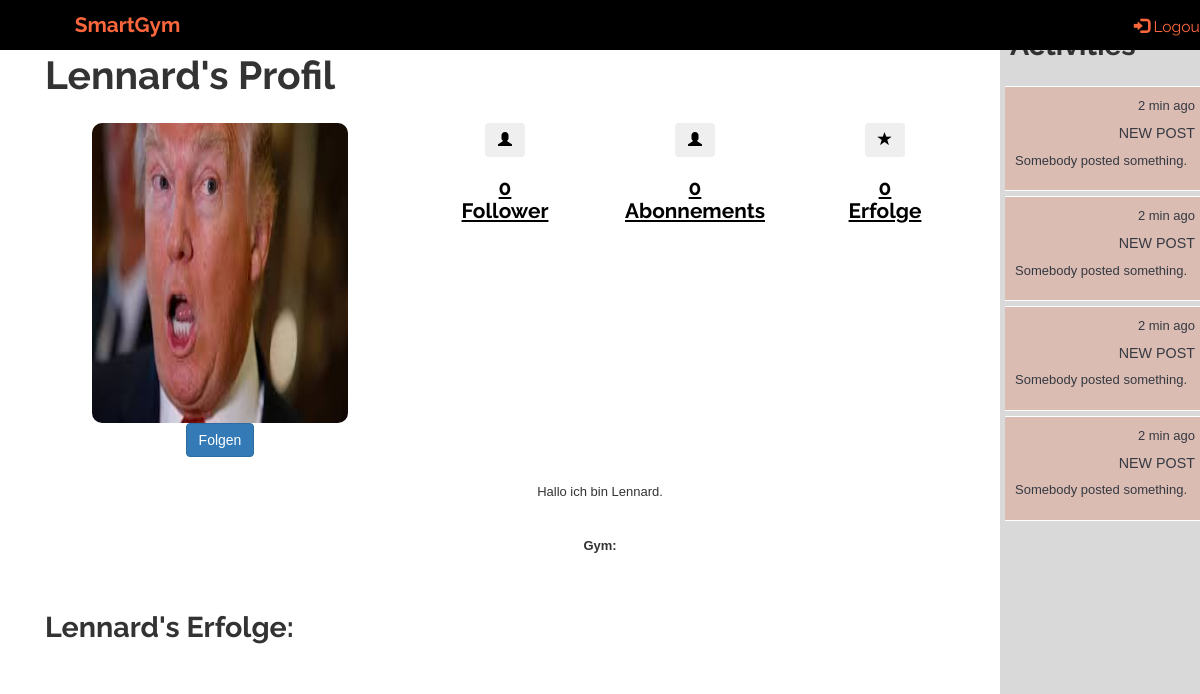
/tracker/profile/2 (signed in), run on the app's committed database.
### tracker/models.py (models this page shows, shortened)
class Profile(models.Model):
    user = models.OneToOneField(User, primary_key=True, on_delete=models.CASCADE)
    bio = models.TextField(max_length=500, blank=True, help_text="Beschreibung.")
    profile_image = models.ImageField(upload_to=get_image_path, blank=True, null=True)
    def get_follows_connections(self):
        connections = Connection.objects.filter(follower=self.user)
        return connections
    class Meta:
        abstract = True

class UserProfile(Profile):
    date_of_birth = models.DateField(null=False, blank=False)
    gym = models.ManyToManyField('GymProfile', blank=True)
    rfid_tag = models.CharField('RFID', max_length=10, blank=True, null=True, unique=True)
    achievements = models.ManyToManyField('Achievement', blank=True)

### tracker/views.py (the view)
# urls.py: url(r'^profile/(?P<pk>\d+)$', views.UserProfileView.as_view(), name='profile'),
class UserProfileView(LoginRequiredMixin, generic.DetailView):
    model = UserProfile
    context_object_name = 'profile'
    template_name = 'tracker/profile.html'
    def get_context_data(self, **kwargs):
        context = super().get_context_data(**kwargs)
        context['base_template'] = 'tracker/User/user_tracker_base.html'
        return context

### tracker/templates/tracker/profile.html (shortened to what this page needs)
{% extends base_template %}
{% block extra_head %}
{% load static %}
<link rel="stylesheet" href="{% static 'css/style.css' %}">
{% endblock %}
{% block site_content %}
<div class="container background-col">
    <div class="row full-height">
        <div class="col-xs-12 col-sm-12 col-md-12 col-lg-12 padding-0">
            <div class="row row-eq-height">
                {% if profile.user == user %}
                    <div class="col-xs-12 col-sm-12 col-md-12 col-lg-12">
                        <h1>Mein Profil</h1>
                    </div>
                {% else %}
                    <div class="col-xs-12 col-sm-12 col-md-12 col-lg-12 hcenter">
                        <h1>{{ profile.user.username }}'s Profil</h1>
                    </div>
                {% endif %}
            </div>
            <div class="row text-center row-eq-height sm-row-padding">
                <div class="col-xs-12 col-sm-12 col-md-4 col-lg-4 full-h">
                    <div class="row">
                        <div class="col-xs-12 col-sm-12 col-md-4 col-lg-4 full-width">
                            {% if profile.profile_image %}
                                <img src='{{ profile.profile_image.url  }}' class="profile-img img-resize" alt="Profile Image"/>
                            {% else %}
                                <p>Kein Bild vorhanden.</p>
                            {% endif %}
                        </div>
                        <div class="col-xs-12 col-sm-12 col-md-4 col-lg-4 full-width">
                            {% if not profile.user == user and profile.user.id in user.profile.get_follow_ids %}
                                <a href="{% url 'delete_connection' profile.user.id %}"><button type="button" class="btn" >Nicht mehr folgen</button></a>
                            {% elif not profile.user == user %}
                                <a href="{% url 'create_connection' profile.user.id %}"><button type="button" class="btn btn-primary">Folgen</button></a>
                            {% else %}
                                <a></a>
                            {% endif %}
                        </div>
                    </div>
                </div>
                <div class="col-xs-4 col-sm-4 col-md-2 col-lg-2">
                    <a href="{% url 'followers' profile.user.id %}" class="text-center black-text">
                        <button type="button" class="btn" aria-label="Left Align">
                            <span class="glyphicon glyphicon-user" aria-hidden="true"></span>
                        </button>
                        <h3><b>{{ zzprofile.get_follower_connections |length }}<br>Follower</b></h3>
                    </a>
                </div>
                <div class="col-xs-4 col-sm-4 col-md-2 col-lg-2">
                    <a href="{% url 'followers' profile.user.id %}" class="text-center black-text">
                        <button type="button" class="btn" aria-label="Left Align">
                            <span class="glyphicon glyphicon-user" aria-hidden="true"></span>
                        </button>
                        <h3><b>{{ profile.get_follows_connections |length }}<br>Abonnements</b></h3>
                    </a>
                </div>
                <div class="col-xs-4 cglyol-sm-4 col-md-2 col-lg-2">
                    <a href="#" class="text-center black-text">
                        <button type="button" class="btn" aria-label="Left Align">
                            <span class="glyphicon glyphicon-star" aria-hidden="true"></span>
                        </button>
                        <h3><b>{{ profile.achievements.all |length }}<br>Erfolge</b></h3>
                    </a>
                </div>
            </div>
            {% if profile.bio %}
                <div class="row text-center sm-row-padding">
                    <div class="col-xs-12 col-sm-12 col-md-12 col-lg-12">
                        <p>{{ profile.bio }}</p>
                    </div>
                </div>
            {% endif %}
            {% if profile.gym %}
                <div class="row text-center sm-row-padding">
                    <div class="col-xs-12 col-sm-12 col-md-12 col-lg-12">
                            <p><b>Gym: </b>
                            </p>
                    </div>
                </div>
            {% endif %}
            <div class="row sm-row-padding">
                <div class="col-xs-12 col-sm-12 col-md-12 col-lg-12">
                    {% if profile.user == user %}
                        <h2>Meine Erfolge:</h2>
                    {% else %}
                        <h2><b>{{ profile.user.username }}'s Erfolge:</b></h2>
                    {% endif %}
                </div>
            </div>
        </div>
    </div>
</div>
{% endblock %}

### tracker/static/tracker/css/tracker_style.css (style rules this page uses)
html, body { height: 100%; min-height: 100%; width: 100%; min-width: 100%; margin: 0px; max-width: 100%; padding: 0px; font-family: TrajanPro-Regular, 'Lucida Grande', sans-serif; overflow-x: hidden; }
h2 { font-size: 2.0rem; }
body { padding-top: 50px; }
@media only screen and (min-width: 701px) and (max-width: 1280px) { html, body { font-size: 13px; } }
.full-height { min-height: 100%; height: 100%; }
.full-width { min-width: 100%; }

### home/static/home/css/style.css (style rules this page uses)
html, body { height: 100%; min-height: 100%; width: 100%; min-width: 100%; margin: 0px; max-width: 100%; padding: 0px; font-family: TrajanPro-Regular, 'Lucida Grande', sans-serif; }
a { text-decoration: underline; }
@media only screen and (min-width: 800px) { .hcenter { display: flex; align-items: center; } }
h1 { text-transform: capitalize; font-family: 'Raleway', sans-serif; font-weight: bold; margin-bottom: 1.0rem; font-size: 3.0rem; }
h2 { font-family: 'Raleway', sans-serif; font-weight: bold; font-size: 2.2rem; }
h3 { text-transform: capitalize; font-family: 'Raleway', sans-serif; font-weight: bold; font-size: 1.6rem; }
.row { height: auto; width: 100%; margin: 0px; padding: 0px; }
.full-height { height: 100vh; }
.full-width { min-width: 100%; width: 100%; }
.full-h { min-height: 100%; height: 100%; }
.padding-0 { padding: 0px; }
.sm-row-padding { padding-top: 1rem; padding-bottom: 1rem; }
.black-text { color: black; }
@media only screen and (min-width: 481px) { .profile-img { border-radius: 10px; height: 300px; max-width: 80%; } }

### data on the page
UserProfile: user.username "Lennard", profile_image (picture), get_follows_connections|length "0", achievements.all|length "0", bio "Hallo ich bin Lennard."

### other printed values
{{ zzprofile.get_follower_connections |length }} "0"
